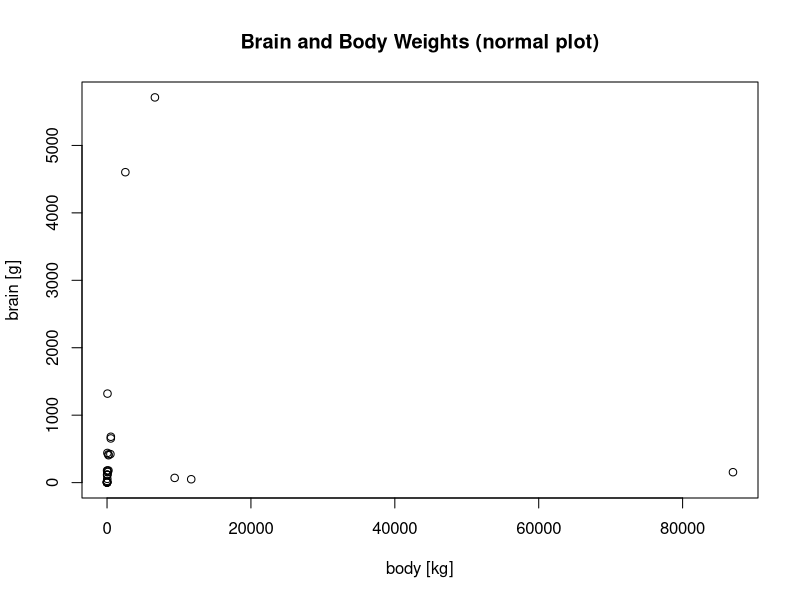
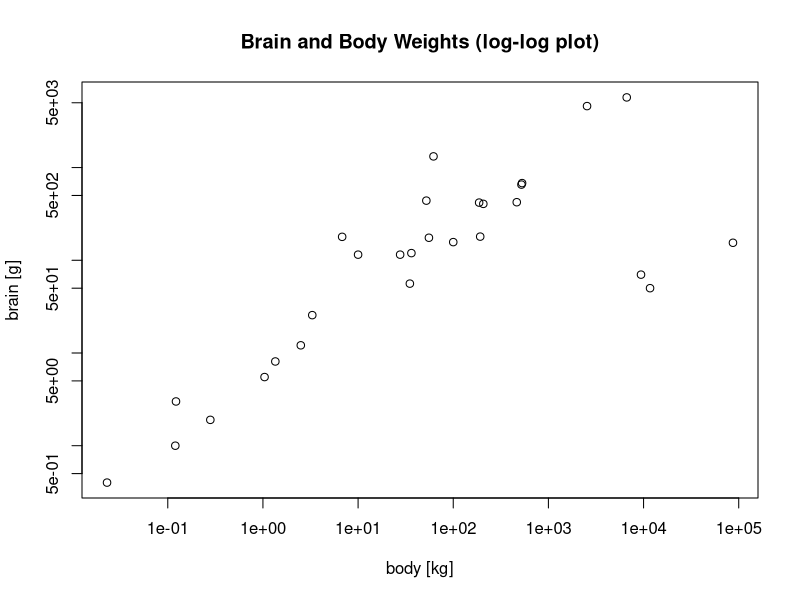
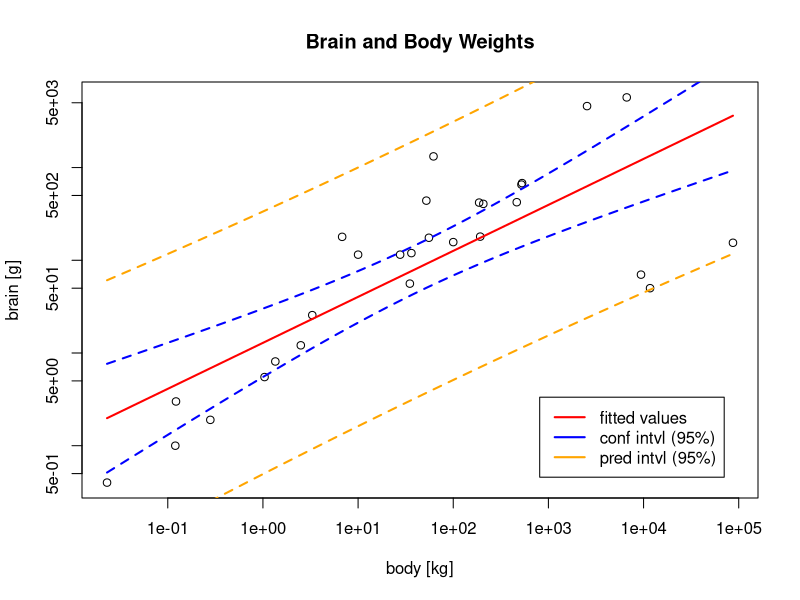
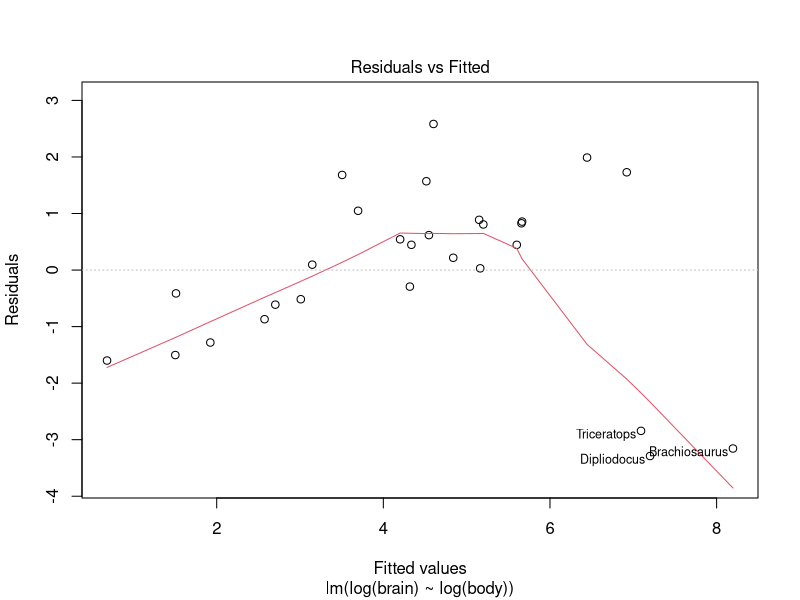
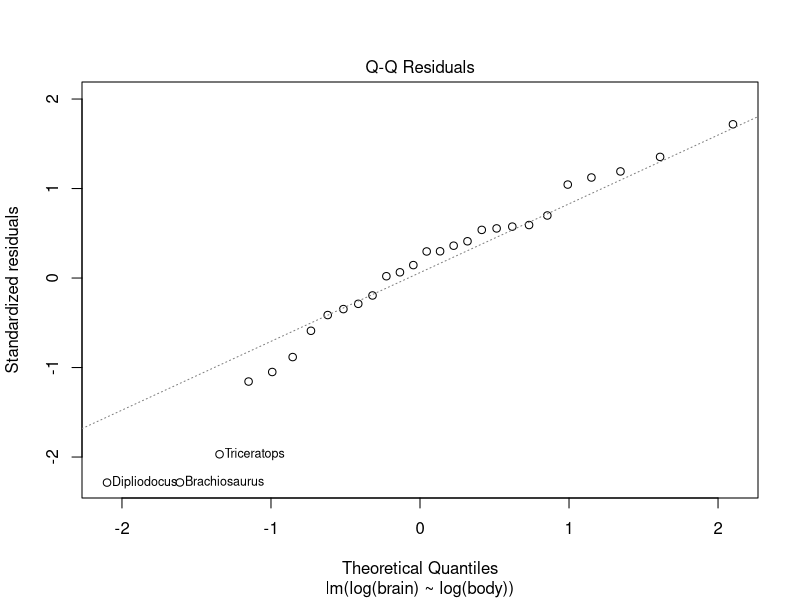
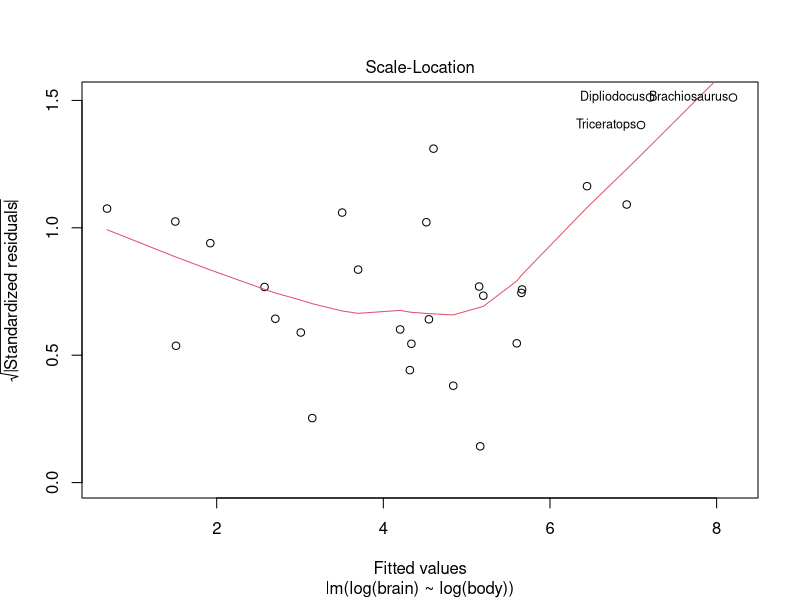
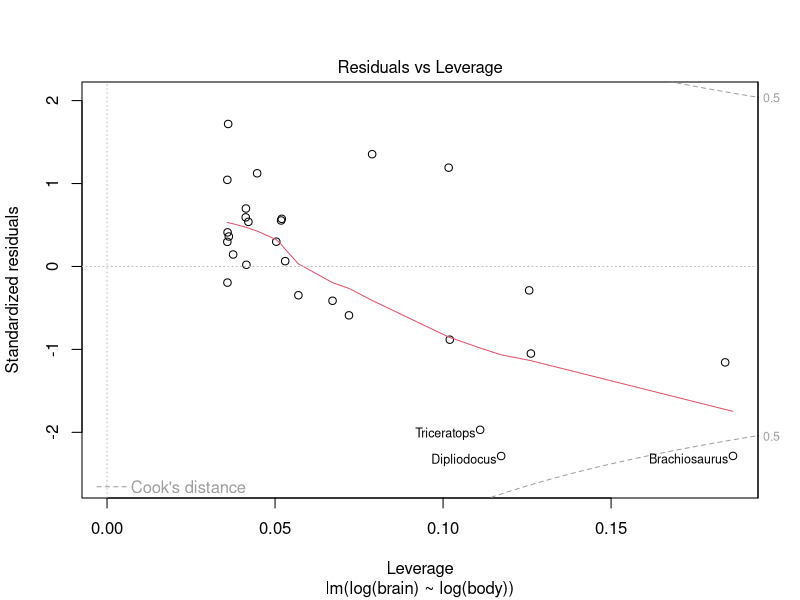
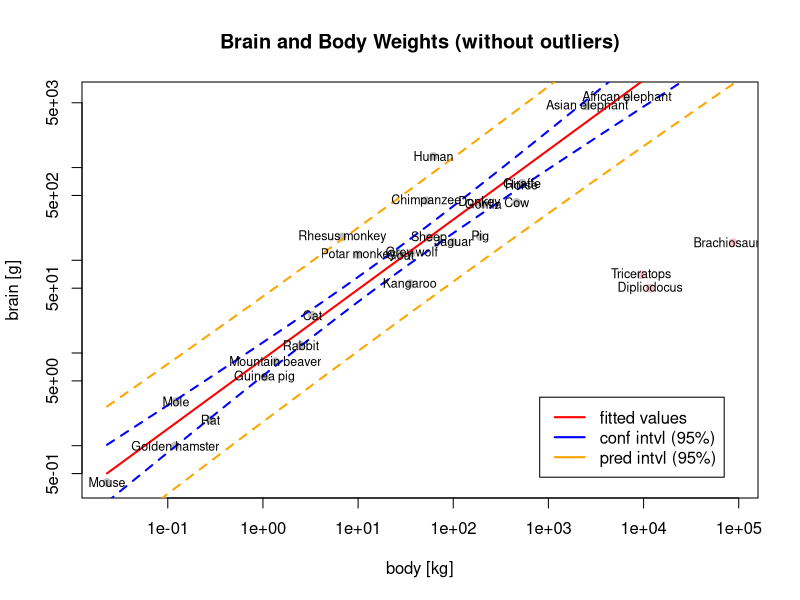

Write R code to recreate these figures, in order.
### 線形回帰分析(単回帰)の例
### - Brain and Body Weights for 28 Species

## データの読み込み ("MASS::Animals"を用いる)
library(MASS) # パッケージの読み込み
data(Animals)

## データの内容を確認
help(Animals)  # 内容の詳細を表示 
str(Animals)   # データの構造を表示
print(Animals) # データの表示

## データのプロット (normal plot)
plot(Animals,ann=FALSE) # タイトルやラベルを付けない(ann=FALSE)
title(main="Brain and Body Weights (normal plot)",
      xlab="body [kg]", ylab="brain [g]")
## データのプロット (log-log plot)
plot(Animals,log="xy",ann=FALSE)
title(main="Brain and Body Weights (log-log plot)",
      xlab="body [kg]", ylab="brain [g]")

## 回帰分析 (単回帰)
model <- lm(log(brain) ~ log(body), data=Animals)
summary(model) # 分析結果のまとめを表示

## 回帰式および信頼区間・予測区間の表示
plot(Animals,log="xy",ann=FALSE) 
## 区間推定
r.x <- with(Animals,range(log(body))) # x軸の範囲を取得
x <- seq(r.x[1],r.x[2],length=50)
y <- predict(model,newdata=data.frame(body=exp(x)),
             interval="confidence") 
yp <- predict(model,newdata=data.frame(body=exp(x)),
              interval="prediction")
## グラフ表示 (lty:スタイル，lwd:太さ，col:色)
matlines(exp(x),exp(y), # 信頼区間
         lty=c("solid","dashed","dashed"),lwd=2,
	 col=c("red","blue","blue")) 
matlines(exp(x),exp(yp[,c("lwr","upr")]), # 予測区間
         lty=c("dashed","dashed"),lwd=2,
	 col=c("orange","orange"))
title(main="Brain and Body Weights", # タイトル
      xlab="body [kg]", ylab="brain [g]")
legend("bottomright",inset=.05, # 凡例の作成
       legend=c("fitted values","conf intvl (95%)","pred intvl (95%)"),
       col=c("red","blue","orange"),lty=1,lwd=2)

## 診断プロット
plot(model)

## 外れ値を除いた回帰分析
idx <- c(6,16,26) # 外れ値のindex
model <- lm(log(brain) ~ log(body),data=Animals,subset=-idx)
summary(model)

## 回帰式および信頼区間・予測区間の表示
plot(Animals,log="xy",ann=FALSE,col="gray",pch=19)
points(Animals[idx,],col="pink",pch=19)

## 区間推定
r.x <- with(Animals,range(log(body)))
x <- seq(r.x[1],r.x[2],length=50)
y <- predict(model,newdata=data.frame(body=exp(x)),
             interval="confidence") 
yp <- predict(model,newdata=data.frame(body=exp(x)),
              interval="prediction")

## グラフ表示
matlines(exp(x),exp(y),
         lty=c("solid","dashed","dashed"),lwd=2,
	 col=c("red","blue","blue"))
matlines(exp(x),exp(yp[,c("lwr","upr")]),
         lty=c("dashed","dashed"),lwd=2,
	 col=c("orange","orange"))
title(main="Brain and Body Weights (without outliers)",
      xlab="body [kg]", ylab="brain [g]")
legend("bottomright",inset=.05,
       legend=c("fitted values","conf intvl (95%)","pred intvl (95%)"),
       col=c("red","blue","orange"),lty=1,lwd=2)
## 種の名前をグラフ上に表示
text(Animals,labels=rownames(Animals),cex=0.75)
